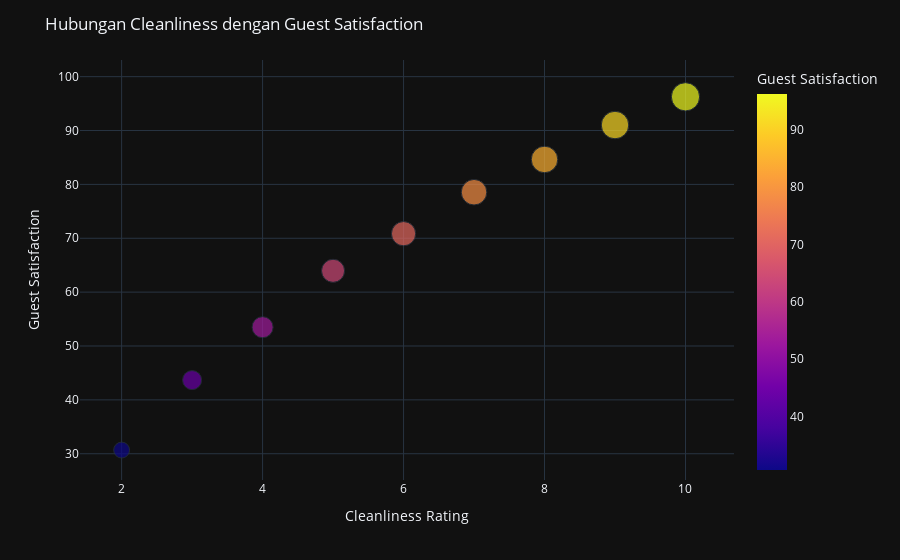

Source (notebook cell):
### Code cell
fig = px.scatter(data_frame = data_airbnb_price_Attraction,
                y = 'Guest Satisfaction',
                x='Cleanliness Rating',
                color = 'Guest Satisfaction',
                size = 'Guest Satisfaction')
fig.update_layout(template = 'plotly_dark', title_text = 'Hubungan Cleanliness dengan Guest Satisfaction')

### Figure 1 — Plotly figure (JSON) as saved in the notebook; plotly's stock layout.template omitted (floating-point values rounded to 4 significant figures)
{"data": [{"hovertemplate": "Cleanliness Rating=%{x}<br>Guest Satisfaction=%{marker.color}<extra></extra>", "legendgroup": "", "marker": {"color": [30.68, 43.67, 53.49, 63.96, 70.85, 78.55, 84.63, 91.02, 96.26], "coloraxis": "coloraxis", "size": [30.68, 43.67, 53.49, 63.96, 70.85, 78.55, 84.63, 91.02, 96.26], "sizemode": "area", "sizeref": 0.2407, "symbol": "circle"}, "mode": "markers", "name": "", "orientation": "v", "showlegend": false, "type": "scatter", "x": [2, 3, 4, 5, 6, 7, 8, 9, 10], "xaxis": "x", "y": [30.68, 43.67, 53.49, 63.96, 70.85, 78.55, 84.63, 91.02, 96.26], "yaxis": "y"}], "layout": {"coloraxis": {"colorbar": {"title": {"text": "Guest Satisfaction"}}, "colorscale": [[0, "#0d0887"], [0.1111, "#46039f"], [0.2222, "#7201a8"], [0.3333, "#9c179e"], [0.4444, "#bd3786"], [0.5556, "#d8576b"], [0.6667, "#ed7953"], [0.7778, "#fb9f3a"], [0.8889, "#fdca26"], [1, "#f0f921"]]}, "legend": {"itemsizing": "constant", "tracegroupgap": 0}, "margin": {"t": 60}, "title": {"text": "Hubungan Cleanliness dengan Guest Satisfaction"}, "xaxis": {"anchor": "y", "domain": [0, 1], "title": {"text": "Cleanliness Rating"}}, "yaxis": {"anchor": "x", "domain": [0, 1], "title": {"text": "Guest Satisfaction"}}}}
